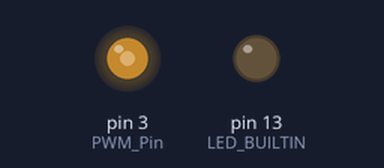
Recording of a sketch running on a simulated Arduino Uno, built with avr-gcc and run on an emulated ATmega328P. Parts: output pins drawn as LEDs (lit = HIGH).

Above: at 0.1 s.
Timing chart, 0 to 1.6 s (numbered marks = the images above):
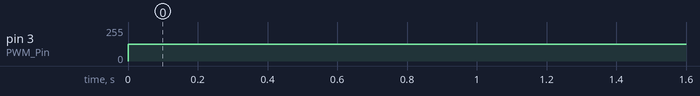

The sketch:

Pulse_Gen_V1.ino
```cpp
int PWM_Pin = 3; /* give PWM_Pin name to D3 pin */
// Perform initialization inside setup()
void setup()
{
pinMode(PWM_Pin,OUTPUT);  /*declare D3 pin as an output pin */
}
// loop() executes continously
void loop()
{
analogWrite(PWM_Pin,127);  /* Produce 50% duty cycle PWM on D3 */
analogWrite(LED_BUILTIN,127);
}
```

Measured:
- by itself, pin 3 (PWM_Pin): 0/255 → 127/255 at 0.00 s
